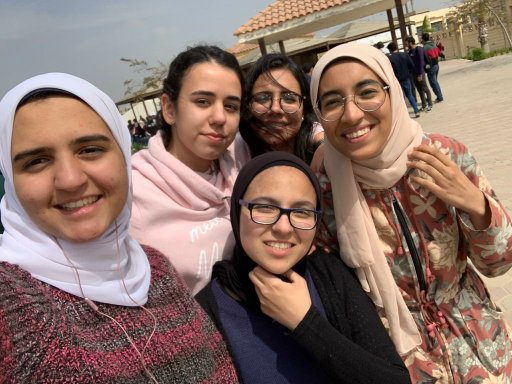
#> input picture images/1602861561478.jpg, 512 x 384 px, found by its file name
$ jupyter execute face_detection.ipynb
#> lines starting #> are read from the running program, lines starting #| are printed output that depends on the picture; after the words box and inside, x2 and y2 are one past the last pixel; in counts of white or black regions, pixels touching at a corner belong together
[cell 1]
import cv2

imagePath = 'C:/Users/Alaa Yasser/OneDrive/Desktop/computer vision/fp/final_CV/images/1602861561478.jpg'

[cell 2]
img = cv2.imread(imagePath)
#> img is the input picture: shape (384, 512, 3); mean B, G, R 103.8, 113.8, 138.8

[cell 3]
img.shape
#> Out = (384, 512, 3)

[cell 4]
gray_image = cv2.cvtColor(img, cv2.COLOR_BGR2GRAY)
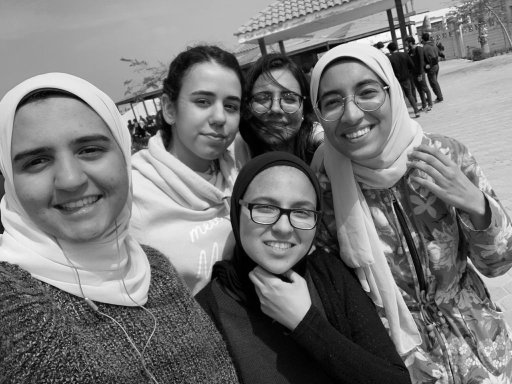
#> gray_image: shape (384, 512); min 0, max 254, mean 120.2

[cell 5]
gray_image.shape
#> Out = (384, 512)

[cell 6]
face_classifier = cv2.CascadeClassifier(
    cv2.data.haarcascades + "haarcascade_frontalface_default.xml"
)

[cell 7]
# The detectMultiScale() method is used to identify faces of different sizes in the input image.
face = face_classifier.detectMultiScale(
    gray_image, scaleFactor=1.1, minNeighbors=5, minSize=(40, 40)
)
#> face = [[242, 71, 68, 68], [235, 172, 93, 93], [172, 68, 87, 87], [292, 50, 116, 116], [4, 106, 128, 128]]
# finally, the minSize parameter sets the minimum size of the object to be detected.
# The model will ignore faces that are smaller than the minimum size specified.

The cascade classifier applies a sliding window through the image to detect faces in it. You can think of these windows as rectangles.

Initially, the classifier will capture a large number of false positives. These are eliminated using the minNeighbors parameter, which specifies the number of neighboring rectangles that need to be identified for an object to be considered a valid detection.

To summarize, passing a small value like 0 or 1 to this parameter would result in a high number of false positives, whereas a large number could lead to losing out on many true positives.

[cell 8]
for (x, y, w, h) in face:
    cv2.rectangle(img, (x, y), (x + w, y + h), (0, 255, 0), 4)
#> this loop made 5 passes
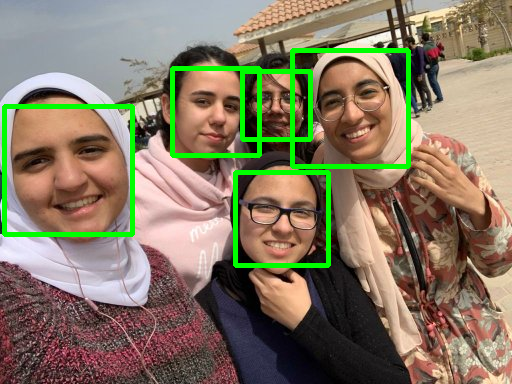
#> img: shape (384, 512, 3); 4.91% of pixels changed, all inside (x1, y1, x2, y2) = (2, 48, 411, 268)

[cell 9]
img_rgb = cv2.cvtColor(img, cv2.COLOR_BGR2RGB)
